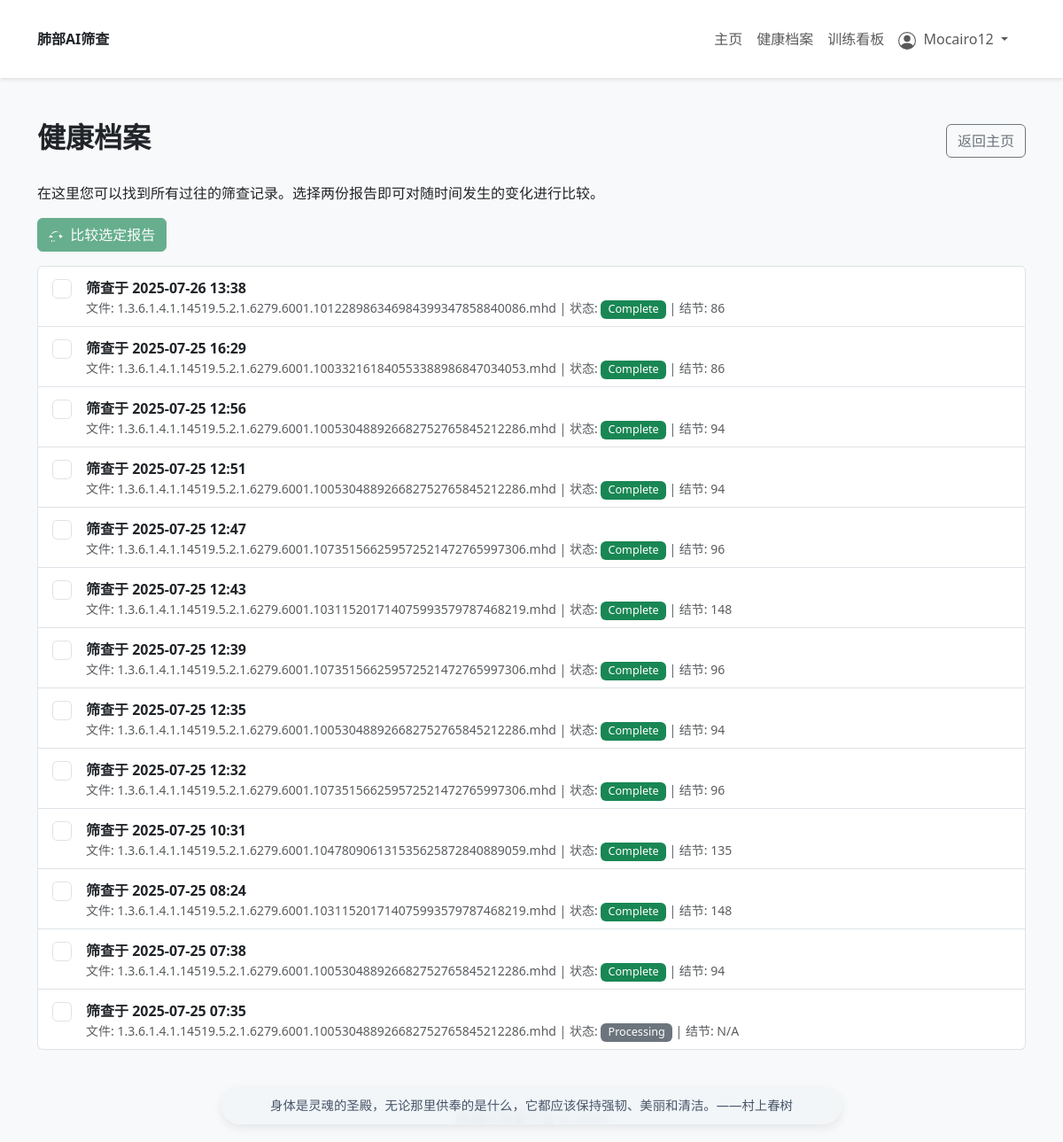
Page /health_profile (signed in) on the committed database.
### app/models.py (models this page shows, shortened)
class User(UserMixin, db.Model):
    id = db.Column(db.Integer, primary_key=True)
    username = db.Column(db.String(150), unique=True, nullable=False)
    password = db.Column(db.String(150), nullable=False)
    screenings = db.relationship('ScreeningSession', backref='user', lazy='dynamic')

class ScreeningSession(db.Model):
    id = db.Column(db.Integer, primary_key=True)
    user_id = db.Column(db.Integer, db.ForeignKey('user.id'), nullable=False)
    timestamp = db.Column(db.DateTime, index=True, default=datetime.utcnow)
    age = db.Column(db.Integer)
    gender = db.Column(db.String(50))
    smoking_status = db.Column(db.String(50))
    packs_per_day = db.Column(db.Integer, default=0)
    years_smoked = db.Column(db.Integer, default=0)
    pack_years = db.Column(db.Integer)
    family_history = db.Column(db.String(10))
    occupational_exposure = db.Column(db.String(10))
    previous_cancer_history = db.Column(db.String(10))
    original_filename = db.Column(db.String(256))
    saved_filename = db.Column(db.String(256)) # The secure filename saved on the server
    analysis_result = db.Column(JSON)
    status = db.Column(db.String(50), default='Pending Analysis') # e.g., Pending, Processing, Complete, Failed
    ai_summary = db.Column(db.Text)
    image_2d_slice_top = db.Column(db.String(256))
    image_2d_slice_center = db.Column(db.String(256))
    image_2d_slice_bottom = db.Column(db.String(256))
    image_3d_default = db.Column(db.String(256))
    image_3d_mip = db.Column(db.String(256))
    image_3d_iso = db.Column(db.String(256))

### app/views.py (the view)
@bp.route('/health_profile')
@login_required
def health_profile():
    screenings = ScreeningSession.query.filter_by(user_id=current_user.id).order_by(ScreeningSession.timestamp.desc()).all()
    return render_template('health_profile.html', title='健康档案', screenings=screenings)

### templates/health_profile.html (shortened to what this page needs)
{% extends "base.html" %}
{% block content %}
<div class="container py-5">
    <div class="d-flex justify-content-between align-items-center mb-4">
        <h2 class="fw-bold">健康档案</h2>
        <div>
            <a href="{{ url_for('main.index') }}" class="btn btn-outline-secondary">返回主页</a>
        </div>
    </div>
    <p>在这里您可以找到所有过往的筛查记录。选择两份报告即可对随时间发生的变化进行比较。</p>
    {% if screenings and screenings|length >= 2 %}
    <form action="{{ url_for('main.compare_reports') }}" method="GET" id="compareForm">
        <button type="submit" id="compareBtn" class="btn btn-success mb-3" disabled>
            比较选定报告
        </button>
        <div class="list-group">
            {% for screening in screenings %}
            <label class="list-group-item d-flex gap-3">
                <input class="form-check-input flex-shrink-0" type="checkbox" name="report_ids" value="{{ screening.id }}" style="font-size: 1.375em;">
                <span class="pt-1 form-checked-content">
                    <strong>筛查于 {{ screening.timestamp.strftime('%Y-%m-%d %H:%M') }}</strong>
                    <small class="d-block text-muted">
                        文件: {{ screening.original_filename }} |
                        状态: <span class="badge
                        {% if screening.status == 'Complete' %}bg-success
                        {% elif screening.status == 'Failed' %}bg-danger
                        {% else %}bg-secondary
                        {% endif %}">{{ screening.status }}</span> |
                        结节: {{ screening.analysis_result.nodules_found|default('N/A') }}
                    </small>
                </span>
            </label>
            {% endfor %}
        </div>
    </form>
    {% else %}
    <div class="alert alert-info" role="alert">
        您还没有任何筛查历史。开始您的第一次筛查，以建立您的健康档案。
    </div>
    {% endif %}
</div>
{% endblock %}

### templates/base.html (shortened to what this page needs)
<!doctype html>
<html lang="zh-CN">
  <head>
    <link href="https://cdn.jsdelivr.net/npm/bootstrap@5.3.0/dist/css/bootstrap.min.css" rel="stylesheet">
    <link href="{{ url_for('static', filename='css/style.css') }}" rel="stylesheet">
  </head>
  <body class="{{ body_class|default('main-bg') }}">
    {% block header %}
        {% if current_user.is_authenticated %}
        <header class="main-header">
            <div class="container d-flex justify-content-between align-items-center">
                <a class="navbar-brand" href="{{ url_for('main.index') }}">
                    <strong>肺部AI筛查</strong>
                </a>
                <nav class="navbar navbar-expand-lg navbar-light">
                    <div class="container-fluid">
                        <div class="collapse navbar-collapse" id="navbarNav">
                            <ul class="navbar-nav me-auto mb-2 mb-lg-0">
                                <li class="nav-item">
                                    <a class="nav-link {% if request.endpoint == 'main.index' %}active{% endif %}" aria-current="page" href="{{ url_for('main.index') }}">主页</a>
                                </li>
                                <li class="nav-item">
                                    <a class="nav-link" href="{{ url_for('main.health_profile') }}">健康档案</a>
                                </li>
                                <li class="nav-item">
                                    <a class="nav-link" href="{{ url_for('main.training_board') }}">训练看板</a>
                                </li>
                            </ul>
                            <ul class="navbar-nav ms-auto">
                                {% if current_user.is_authenticated %}
                                    <li class="nav-item dropdown">
                                        <a class="nav-link dropdown-toggle" href="#" id="navbarDropdown" role="button" data-bs-toggle="dropdown" aria-expanded="false">
                                            {{ current_user.username }}
                                        </a>
                                    </li>
                                {% else %}
                                    <li class="nav-item">
                                        <a href="{{ url_for('main.login') }}" class="btn btn-outline-primary btn-sm">登录</a>
                                    </li>
                                {% endif %}
                            </ul>
                        </div>
                    </div>
                </nav>
            </div>
        </header>
        {% endif %}
    {% endblock %}
    <main>
        {% block content %}{% endblock %}
    </main>
<footer class="footer mt-auto py-3 bg-light">
    <div class="container text-center">
        <span class="text-muted">肺癌AI筛查平台 © 2024</span>
    </div>
</footer>
{% include '_quote_ticker.html' %}
  </body>
</html>

### templates/_quote_ticker.html (shortened to what this page needs)
<div id="health-quote-ticker">
    <p id="health-quote-text"></p>
</div>

### static/css/style.css (style rules this page uses)
html { height: 100%; }
body.main-bg { background-color: #f8f9fa; }
.main-header { background-color: #ffffff; box-shadow: 0 2px 4px rgba(0,0,0,.1); padding: 1rem 0; }
.badge { font-size: 0.9em; font-weight: 500; }

### templates/_quote_ticker.html (style rules this page uses)
#health-quote-ticker { position: fixed; bottom: 20px; left: 50%; transform: translateX(-50%); width: 90%; max-width: 700px; background-color: rgba(241, 245, 249, 0.9); backdrop-filter: blur(5px); color: #475569; padding: 10px 20px; border-radius: 50rem; box-shadow: 0 4px 12px rgba(0, 0, 0, 0.08); text-align: center; z-index: 1050; overflow: hidden; white-space: nowrap; font-size: 0.9rem; }
#health-quote-ticker p { margin: 0; display: inline-block; opacity: 0; transform: translateY(10px); transition: opacity 0.5s ease-in-out, transform 0.5s ease-in-out; }
#health-quote-ticker p.visible { opacity: 1; transform: translateY(0); }

### rows in the picture
User: username "Mocairo12"
ScreeningSession: timestamp "2025-07-26 13:38", original_filename "1.3.6.1.4.1.14519.5.2.1.6279.6001.101228986346984399347858840086.mhd", status "Complete", analysis_result.nodules_found "86"
ScreeningSession: timestamp "2025-07-25 16:29", original_filename "1.3.6.1.4.1.14519.5.2.1.6279.6001.100332161840553388986847034053.mhd", status "Complete", analysis_result.nodules_found "86"
ScreeningSession: timestamp "2025-07-25 12:56", original_filename "1.3.6.1.4.1.14519.5.2.1.6279.6001.100530488926682752765845212286.mhd", status "Complete", analysis_result.nodules_found "94"
ScreeningSession: timestamp "2025-07-25 12:51", original_filename "1.3.6.1.4.1.14519.5.2.1.6279.6001.100530488926682752765845212286.mhd", status "Complete", analysis_result.nodules_found "94"
ScreeningSession: timestamp "2025-07-25 12:47", original_filename "1.3.6.1.4.1.14519.5.2.1.6279.6001.107351566259572521472765997306.mhd", status "Complete", analysis_result.nodules_found "96"
ScreeningSession: timestamp "2025-07-25 12:43", original_filename "1.3.6.1.4.1.14519.5.2.1.6279.6001.103115201714075993579787468219.mhd", status "Complete", analysis_result.nodules_found "148"
ScreeningSession: timestamp "2025-07-25 12:39", original_filename "1.3.6.1.4.1.14519.5.2.1.6279.6001.107351566259572521472765997306.mhd", status "Complete", analysis_result.nodules_found "96"
ScreeningSession: timestamp "2025-07-25 12:35", original_filename "1.3.6.1.4.1.14519.5.2.1.6279.6001.100530488926682752765845212286.mhd", status "Complete", analysis_result.nodules_found "94"
ScreeningSession: timestamp "2025-07-25 12:32", original_filename "1.3.6.1.4.1.14519.5.2.1.6279.6001.107351566259572521472765997306.mhd", status "Complete", analysis_result.nodules_found "96"
ScreeningSession: timestamp "2025-07-25 10:31", original_filename "1.3.6.1.4.1.14519.5.2.1.6279.6001.104780906131535625872840889059.mhd", status "Complete", analysis_result.nodules_found "135"
ScreeningSession: timestamp "2025-07-25 08:24", original_filename "1.3.6.1.4.1.14519.5.2.1.6279.6001.103115201714075993579787468219.mhd", status "Complete", analysis_result.nodules_found "148"
ScreeningSession: timestamp "2025-07-25 07:38", original_filename "1.3.6.1.4.1.14519.5.2.1.6279.6001.100530488926682752765845212286.mhd", status "Complete", analysis_result.nodules_found "94"
ScreeningSession: timestamp "2025-07-25 07:35", original_filename "1.3.6.1.4.1.14519.5.2.1.6279.6001.100530488926682752765845212286.mhd", status "Processing", analysis_result.nodules_found "N/A"
